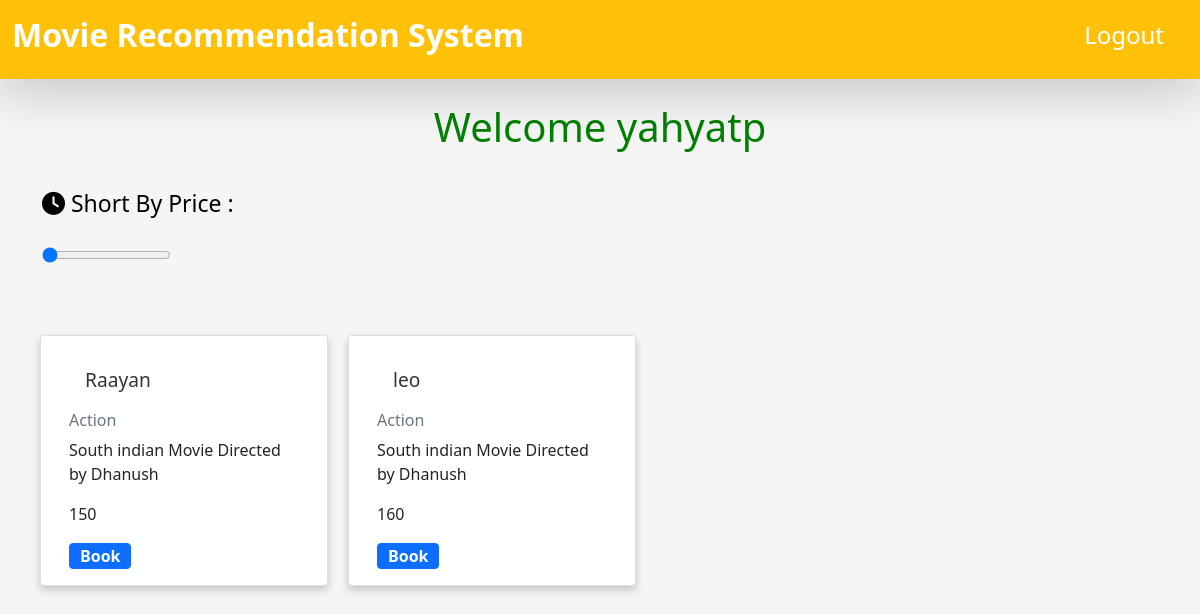
The app's page / (signed in) with its own data.
### movieapp/models.py (models this page shows, shortened)
class Movie(models.Model):
	Movie_Genres = [
        ('Action', 'Action'),
        ('Drama', 'Drama'),
        ('Romance', 'Romance'),
        ('Comedy', 'Comedy'),
        ('Horror', 'Horror'),
    ]
	movie_name =models.CharField(max_length=100)
	movie_description = models.TextField()
	movie_image = models.CharField(max_length=500)
	price = models.IntegerField()
	genres = models.CharField(max_length=7, choices=Movie_Genres)

### movieapp/views.py (the view)
# urls.py: path('',home,name='home'),
@login_required(login_url="/login/")
def home(request):
	movies = Movie.objects.all()
	return render(request,'home.html',{'movies':movies})

### movieapp/templates/home.html (shortened to what this page needs)
{% extends "base.html" %}
{% block start %}
    <div class="container">
		<div class="row">
			<div class="col m4 ex">
				<label for="price"><h3 class="JT"><i class="fas fa-clock"></i> Short By Price : </h3> </label>
				<p class="range-field">
					<input type="range" onchange="getMovies()" id="price" min="100" max="10000" value="10" >
				</p>
			</div>
		</div>
	</div>
	<div class="container">
		<div class="row" id="show_movies_here">
			{% for i in movies %}
			<div class="card " style="width: 18rem;">
				<div class="card-body p-3">
				  <h5 class="card-title p-3">  {{ i.movie_name }}</h5>
				  <h6 class="card-subtitle mb-2 text-muted">  {{ i.genres }}</h6>
				  <p class="card-text">  {{ i.movie_description }}</p>
				  <p class="card-text">  {{ i.price }}</p>
				  <a href="#" class="btn btn-primary">Book</a>
				</div>
			  </div>
			{% endfor %}
		</div>
	</div>
{% endblock %}

### movieapp/templates/base.html (shortened to what this page needs)
{% load static %}
<!DOCTYPE html>
<html lang="en">
<head>
	<link href="https://cdn.jsdelivr.net/npm/bootstrap@5.0.2/dist/css/bootstrap.min.css" rel="stylesheet"
>
	<link rel="stylesheet" href="https://cdnjs.cloudflare.com/ajax/libs/font-awesome/6.4.0/css/all.min.css">
</head>
<body>
	<nav class="navbar navbar-dark bg-warning shadow-lg">
		<div class="container-fluid">
			<a href="{% url 'home' %}" class="navbar-brand"> <h2><b>Movie Recommendation System</b></h2></a>
			<div class="d-flex p-2">
				{% if user.is_authenticated %}
				<a href="{% url 'logout' %}" class="navbar-brand"><h4>Logout</h4></a>
			{% else %}
			<a href="{% url 'login' %}" class="navbar-brand"><h4>Login</h4></a>
			<a href="{% url 'signup' %}" class="navbar-brand"><h4>Register</h4></a>
			{% endif %}
			</div>
		</div>
	</nav>
	<h1 class="text-center" style="margin-top: 2%; color:green; ">Welcome {{ user.username }}</h1>
{% block start %}
{% endblock %}
</body>
</html>

### movieapp/templates/home.html (style rules this page uses)
body { background-color: #f5f5f5; }
.container { margin-top: 20px; }
.card { margin: 10px; width: 100%; box-shadow: 0 4px 8px rgba(0, 0, 0, 0.2); }
.card-title { font-size: 1.2rem; color: #333; }
.range-field { padding: 20px 0; }
.JT { margin-top: -10%; font-size: 23px; color: black; font-weight: 400; }
.ex { margin-top: 2%; }
.btn { padding: 0px 10px; font-weight: bold; }

### records on screen
Movie: movie_name "Raayan", genres "Action", movie_description "South indian Movie Directed by Dhanush", price "150"
Movie: movie_name "leo", genres "Action", movie_description "South indian Movie Directed by Dhanush", price "160"

### other values on screen
{{ user.username }} "yahyatp"
